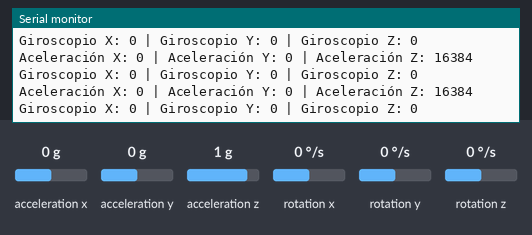
A sketch run on a simulated Arduino Uno, built with avr-gcc and run on an emulated ATmega328P. Parts: the last lines printed to the serial monitor. The test bench sets the inputs (shaded band); at power-on: acceleration x 0 g, acceleration y 0 g, acceleration z 1 g, rotation x 0 °/s, rotation y 0 °/s, rotation z 0 °/s.

Above: at 1.2 s.
1.3 s: acceleration x set to -1.4 g
At 1.9 s:
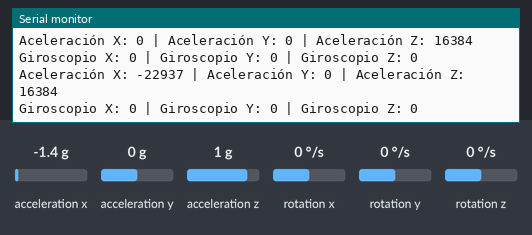
2.8 s: acceleration y set to -1.4 g
At 3.5 s:
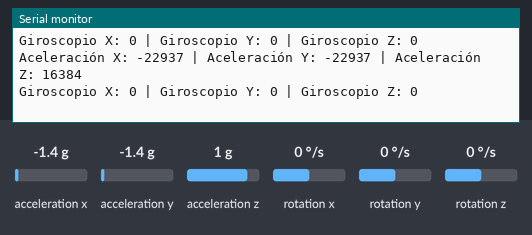
4.3 s: acceleration z set to -1.4 g
At 5.0 s:
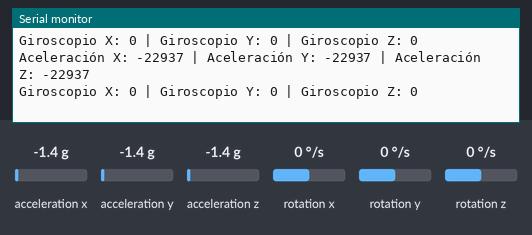
5.8 s: rotation x set to -192 °/s
At 6.5 s:
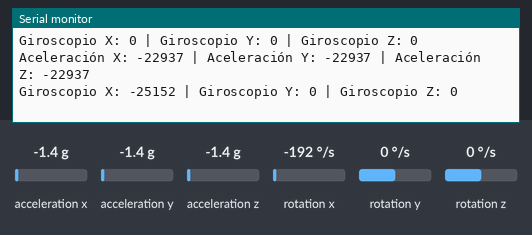
7.3 s: rotation y set to -192 °/s
At 8.1 s:
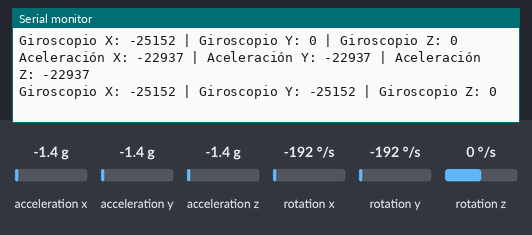

Measured:
- after the input at 1.3 s, the serial monitor: prints a new line after 0.23 s (image 1)
- after the input at 2.8 s, the serial monitor: prints a new line after 0.26 s (image 2)
- after the input at 4.3 s, the serial monitor: prints a new line after 0.28 s (image 3)
- after the input at 5.8 s, the serial monitor: prints a new line after 0.32 s (image 4)
- after the input at 7.3 s, the serial monitor: prints a new line after 0.35 s (image 5)

The sketch:

TryMPU_6050.ino
```cpp
#include <Wire.h>
#include <MPU6050.h>

MPU6050 mpu;

void setup() {
  Serial.begin(115200);
  // Inicializar I2C
  Wire.begin();

  // Inicializar el sensor MPU-6050
  Serial.println("Iniciando el sensor MPU-6050...");

  mpu.initialize();
  if (!mpu.testConnection()) {
    Serial.println("Error al iniciar el sensor MPU-6050. Verifica la conexión.");
    while(1);
  }

  Serial.println("MPU-6050 iniciado correctamente.");

}

void loop() {
  // Leer datos del sensor
  int16_t ax, ay, az;
  int16_t gx, gy, gz;

  mpu.getAcceleration(&ax, &ay, &az);
  mpu.getRotation(&gx, &gy, &gz);

  // Imprimir los datos en la consola serial
  Serial.print("Aceleración X: ");
  Serial.print(ax);
  Serial.print(" | Aceleración Y: ");
  Serial.print(ay);
  Serial.print(" | Aceleración Z: ");
  Serial.println(az);

  Serial.print("Giroscopio X: ");
  Serial.print(gx);
  Serial.print(" | Giroscopio Y: ");
  Serial.print(gy);
  Serial.print(" | Giroscopio Z: ");
  Serial.println(gz);
  // Esperar 500ms antesd e la siguiente lectura
  delay(500);

}
```
